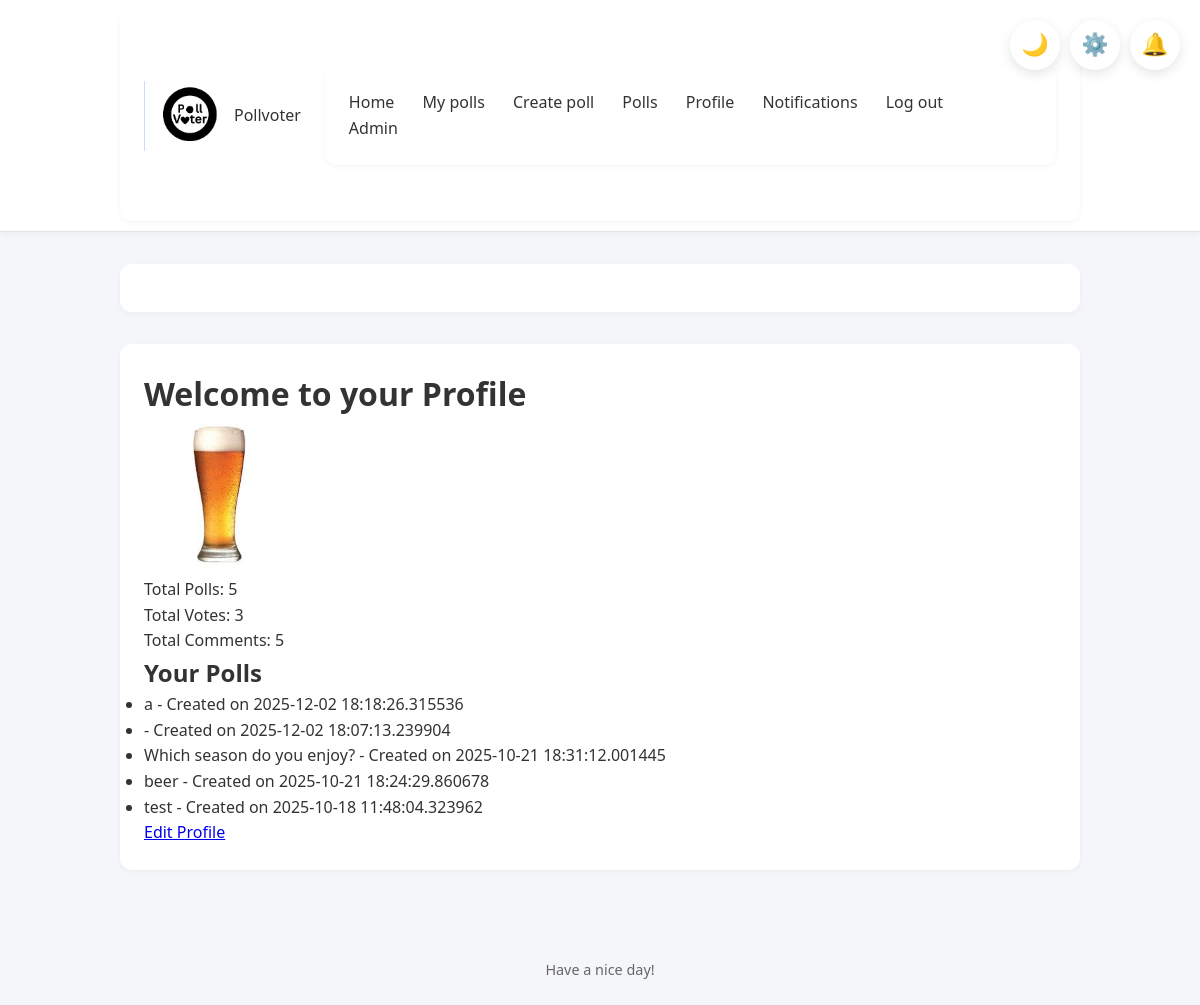
The app's page /profile (signed in) with its own data.
### app/models.py (models this page shows, shortened)
class User(UserMixin, db.Model):
    __tablename__ = "user"
    id = Column(Integer, primary_key=True)
    username = Column(String(20), unique=True, nullable = False)
    created_at = Column(DateTime, default=datetime.now)
    full_name = Column(String(20))
    bio = Column(String(100))
    pfp = Column(Text)
    password_hash = Column(Text)
    is_admin = Column(Boolean, default = False)
    polls = relationship("Poll", back_populates="author")
    votes = relationship("Vote", back_populates="user")
    comments = relationship("Comment", back_populates="author")
    def getpfp(self):
        if self.pfp:
            return f"/static/uploads/pfp/{self.pfp}"
        else:
            return f"/static/uploads/pfp/default.jpg"
    blocked = relationship(
        "User", secondary=blocklist,
        primaryjoin=(blocklist.c.blocker_id == id),
        secondaryjoin=(blocklist.c.blocked_id == id),
        backref=db.backref("blocked_by", lazy="dynamic"),
        lazy="dynamic"
    )
    followed = relationship(
        "User", secondary=followers,
        primaryjoin=(followers.c.follower_id == id),
        secondaryjoin=(followers.c.followed_id == id),
        backref=db.backref("followers", lazy="dynamic"),
        lazy="dynamic"
    )

class Poll(db.Model):
    __tablename__ = "poll"
    id = Column(Integer, primary_key=True)
    title = Column(Text, nullable=False)
    description = Column(String(120))
    created_at = Column(DateTime, default=datetime.now)
    user_id = Column(Integer, ForeignKey("user.id"), nullable=False)
    author = relationship("User", back_populates="polls")
    comments = relationship("Comment", back_populates="poll", cascade="all, delete-orphan")
    options = relationship("PollOption", back_populates="poll", cascade="all, delete-orphan")
    votes = relationship("Vote", back_populates="poll", cascade="all, delete-orphan")

### app/routes.py (the view)
@main.route('/profile')
@login_required
def profile():
    user_polls = Poll.query.filter_by(user_id=current_user.id).order_by(
        Poll.created_at.desc()
    ).all()
    polls_count = len(user_polls)
    total_votes = Vote.query.join(Poll).filter(
        Poll.user_id == current_user.id
    ).count()
    total_comments = Comment.query.filter_by(
        user_id=current_user.id
    ).count()
    return render_template(
        'profile.html',
        user_polls=user_polls,
        polls_count=polls_count,
        total_votes=total_votes,
        total_comments=total_comments
    )

### app/__init__.py (called while the page is built)
def create_app():
    app = Flask(__name__)
    app.config['SECRET_KEY'] = 'your_secret_key'
    app.config['SQLALCHEMY_DATABASE_URI'] = 'sqlite:///pollvoter.db'
    app.config['SQLALCHEMY_TRACK_MODIFICATIONS'] = False
    app.config["UPLOAD_FOLDER"] = "static/uploads"
    app.config["PFP_FOLDER"] =  "app/static/uploads/pfp"
    db.init_app(app)
    login_manager.init_app(app)
    migrate.init_app(app, db)
    app.register_blueprint(auth)
    app.register_blueprint(main)
    app.register_blueprint(polls)
    app.register_blueprint(admin)
    @login_manager.user_loader
    def load_user(userid):
        return User.query.get(int(userid))
    return app

### app/routes.py (called while the page is built)
@main.context_processor
def notifications_count():
    if current_user.is_authenticated:
        unreadcount = Notification.query.filter_by(recipient_id = current_user.id, is_read = False).count()
        return dict(unreadcount = unreadcount)
    return dict(unreadcount = 0)

### app/templates/profile.html (shortened to what this page needs)
{% extends "base.html" %}
{% block content %}
<h1>Welcome to your Profile</h1>
<img src="{{ current_user.getpfp() }}" alt="Profile Picture" width="150" height="150">
<p>Total Polls: {{ polls_count }}</p>
<p>Total Votes: {{ total_votes }}</p>
<p>Total Comments: {{ total_comments }}</p>
<h2>Your Polls</h2>
<ul>
    {% for poll in user_polls %}
        <li>{{ poll.title }} - Created on {{ poll.created_at }}</li>
    {% endfor %}
</ul>
<a href="{{ url_for('main.edit_profile') }}">Edit Profile</a>
{% endblock %}

### app/static/styles.css (style rules this page uses)
:root { --bg-color: #f4f6f9; --text-color: #333333; --card-bg: #ffffff; --navbar-bg: #ffffff; --border-color: #e1e4e8; --input-bg: #ffffff; --link-color: #000000; --subtle-text: #666; --accent-color: #000; --accent-hover: #1a1a1a; --yes-fill-color: #111; --no-fill-color: #666; --progress-bg: #e0e0e0; --shadow-light: 0 2px 6px rgba(0, 0, 0, 0.04); }
body { background-color: var(--bg-color); color: var(--text-color); transition: background-color 0.3s, color 0.3s; }
* { box-sizing: border-box; margin: 0; padding: 0; }
body { font-family: 'Segoe UI', Tahoma, Geneva, Verdana, sans-serif; background-color: var(--bg-color); color: var(--text-color); line-height: 1.6; }

### records on screen
User: getpfp (picture)
Poll: title "a", created_at "2025-12-02 18:18:26.315536"
Poll: created_at "2025-12-02 18:07:13.239904"
Poll: title "Which season do you enjoy?", created_at "2025-10-21 18:31:12.001445"
Poll: title "beer", created_at "2025-10-21 18:24:29.860678"
Poll: title "test", created_at "2025-10-18 11:48:04.323962"

### other values on screen
{{ polls_count }} "5"
{{ total_votes }} "3"
{{ total_comments }} "5"
